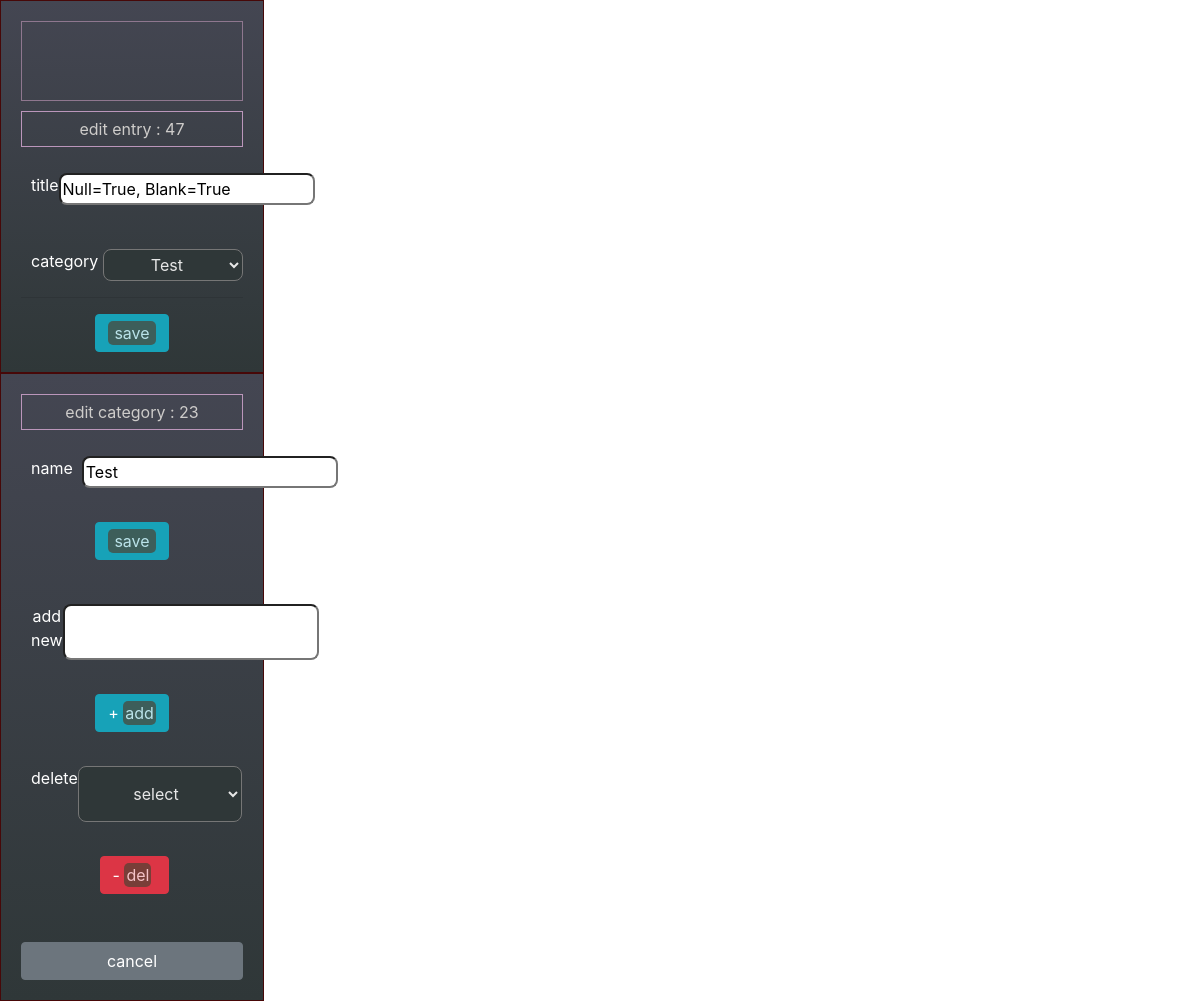
/sounds/47/entry_edit, run on an earlier commit of the app's database.
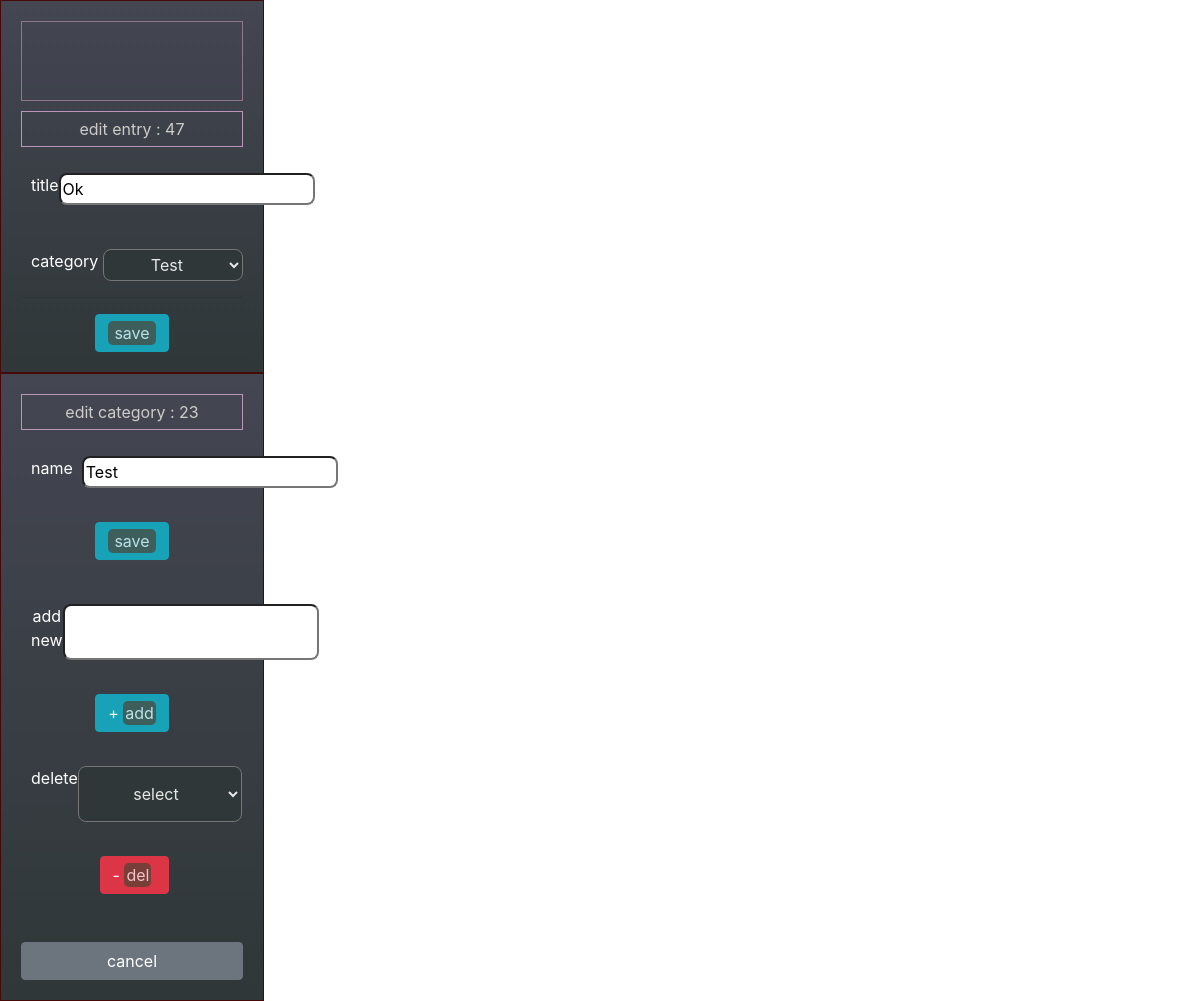
And on a later commit of the database.
### upload/models.py (models this page shows, shortened)
class Sound(models.Model):
    title = models.CharField(max_length=255)
    category = models.ForeignKey(Category, on_delete=models.CASCADE)
    created_at = models.DateField(auto_now_add=True)
    created_by = models.ForeignKey(User, related_name="sounds_created",on_delete=models.CASCADE,)
    def get_upload_path(instance, filename): #creates a dynamic file path
        extension = filename.split('.')[-1]
        new_filename = filename
        return '/'.join(["_"+ instance.created_by.first_name, new_filename])
    soundfile = models.FileField(upload_to  = get_upload_path, #should change soundfile to upload (more general)
    storage = CustomStorage(),#added so Django doesn do its _name (the get_valid_filename) thing new custom class Storage overrides this
    null=True, blank=True, verbose_name = "")
    fans = models.ManyToManyField(User, related_name='faves')
    objects = SoundManager() #added

class Category(models.Model):
    title = models.CharField(max_length=55)
    slug = models.SlugField(max_length=128)
    objects = CatManager() #added
    def __str__(self):
        return self.title

### upload/views.py (the view)
# urls.py: path('sounds/<int:id>/entry_edit', views.entry_edit),
def entry_edit(request,id):
    the_sound = Sound.objects.get(id=id)
    cat = Category.objects.get(sound=the_sound)
    print("cat is", cat.slug)
    categories = Category.objects.all()
    print(the_sound.__dict__)
    context = {
        'sound':the_sound,
        'categories': categories,
    }
    return render(request,'entry-edit.html',context)

### upload/templates/entry-edit.html (shortened to what this page needs)
{% extends 'sounds.html'%}
{% block content %}
{% load static %}
<div class="partition">
    <div class="message-box">
</div>
    <p class="bold"><a href="/sounds/{{sound.id}}/details">edit entry : {{sound.id}}</a></p>
    <form action="/sounds/{{sound.id}}/process" method='POST'>
        <div class="form-line">
            <label for="ftitle">title</label>
            <input type="text" name="ftitle" id="ftitle" value="{{sound.title}}" required>
        </div>
        <br>
        <div class="form-line">
            <label for="fcat">category&nbsp;</label>
            <select class='move' name="fcat" id="fcat">
                <option value={{sound.category_id}} selected>{{sound.category}}</option>
            </select>
        </div>
        <hr>
        <div class="form-buttons">
            <button class='btn btn-info' type="submit"><span>&nbsp;save&nbsp;</span></button>
        </div>
    </form>
</div>
<div class="partition">
    <p class="bold">edit category : {{sound.category.id}}</p>
    <form action="/sounds/{{sound.category.id}}/edit_cat" method='POST'>
        <div class="form-line">
            <label for="ftitle">name&nbsp;&nbsp;</label>
            <input type="text" name="ftitle" id="ftitle" value="{{sound.category}}">
        </div>
        <label for="fslug"></label><br>
        <button class='btn btn-info' type="submit"><span>&nbsp;save&nbsp;</span></button>
    </form>
        <form action="/add-cat" method='POST'>
        <div class="form-line">
            <label for="fslug"></label><br>
        </div>
        <div class="form-line">
            <label for="ftitle">add new</label>
            <input type="text" name="ftitle" id="ftitle">
        </div>
        <br>
        <button class='btn btn-info' type="submit">+&nbsp;<span>add</span></button>
    </form>
    <br>
    <form action="/destroy" method="POST">
        <div class="form-line">
            <label for="fcat">delete &nbsp;</label>
            <select name="fcat" id="fcat">
                <option value='' selected disabled>&nbsp;select</option>
            </select>
        </div>
        <br>
        <button class="btn btn-danger" type="submit">-&nbsp;<span class="text">del</span>&nbsp;</button>
    </form>
    <br>
    <br>
    <a class="btn btn-secondary" href="/home">cancel</a>
</div>
{% endblock%}

What changed in the data, as far as the page shows it:
changed Sound "Test": ftitle "Null=True, Blank=True" → "Ok"
